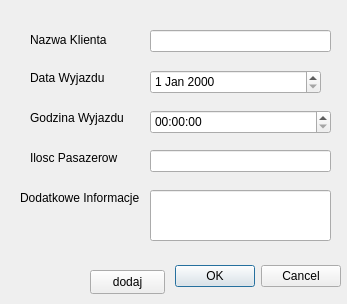
<?xml version="1.0" encoding="UTF-8"?>
<ui version="4.0">
 <class>Dialog</class>
 <widget class="QDialog" name="Dialog">
  <property name="geometry">
   <rect>
    <x>0</x>
    <y>0</y>
    <width>347</width>
    <height>304</height>
   </rect>
  </property>
  <property name="windowTitle">
   <string>Dodaj Trasę</string>
  </property>
  <widget class="QDialogButtonBox" name="okanulujguzik">
   <property name="geometry">
    <rect>
     <x>0</x>
     <y>260</y>
     <width>341</width>
     <height>32</height>
    </rect>
   </property>
   <property name="orientation">
    <enum>Qt::Orientation::Horizontal</enum>
   </property>
   <property name="standardButtons">
    <set>QDialogButtonBox::StandardButton::Cancel|QDialogButtonBox::StandardButton::Ok</set>
   </property>
  </widget>
  <widget class="QLineEdit" name="nazwaklientabox">
   <property name="geometry">
    <rect>
     <x>150</x>
     <y>30</y>
     <width>181</width>
     <height>22</height>
    </rect>
   </property>
  </widget>
  <widget class="QDateEdit" name="datawyjazdubox">
   <property name="geometry">
    <rect>
     <x>150</x>
     <y>70</y>
     <width>171</width>
     <height>24</height>
    </rect>
   </property>
  </widget>
  <widget class="QTimeEdit" name="godzinawyjazdubox">
   <property name="geometry">
    <rect>
     <x>150</x>
     <y>110</y>
     <width>181</width>
     <height>24</height>
    </rect>
   </property>
  </widget>
  <widget class="QLabel" name="label">
   <property name="geometry">
    <rect>
     <x>30</x>
     <y>30</y>
     <width>91</width>
     <height>21</height>
    </rect>
   </property>
   <property name="text">
    <string>Nazwa Klienta</string>
   </property>
   <property name="textFormat">
    <enum>Qt::TextFormat::RichText</enum>
   </property>
   <property name="scaledContents">
    <bool>false</bool>
   </property>
  </widget>
  <widget class="QLabel" name="label_2">
   <property name="geometry">
    <rect>
     <x>30</x>
     <y>70</y>
     <width>81</width>
     <height>16</height>
    </rect>
   </property>
   <property name="text">
    <string>Data Wyjazdu</string>
   </property>
  </widget>
  <widget class="QLabel" name="label_3">
   <property name="geometry">
    <rect>
     <x>30</x>
     <y>110</y>
     <width>111</width>
     <height>16</height>
    </rect>
   </property>
   <property name="text">
    <string>Godzina Wyjazdu</string>
   </property>
  </widget>
  <widget class="QLabel" name="label_4">
   <property name="geometry">
    <rect>
     <x>30</x>
     <y>150</y>
     <width>111</width>
     <height>16</height>
    </rect>
   </property>
   <property name="text">
    <string>Ilosc Pasazerow</string>
   </property>
  </widget>
  <widget class="QLineEdit" name="iloscpasazerowbox">
   <property name="geometry">
    <rect>
     <x>150</x>
     <y>150</y>
     <width>181</width>
     <height>22</height>
    </rect>
   </property>
  </widget>
  <widget class="QLineEdit" name="dodinfobox">
   <property name="geometry">
    <rect>
     <x>150</x>
     <y>190</y>
     <width>181</width>
     <height>51</height>
    </rect>
   </property>
  </widget>
  <widget class="QLabel" name="label_5">
   <property name="geometry">
    <rect>
     <x>20</x>
     <y>190</y>
     <width>131</width>
     <height>16</height>
    </rect>
   </property>
   <property name="text">
    <string>Dodatkowe Informacje </string>
   </property>
  </widget>
  <widget class="QPushButton" name="dodajguzik">
   <property name="geometry">
    <rect>
     <x>90</x>
     <y>270</y>
     <width>75</width>
     <height>24</height>
    </rect>
   </property>
   <property name="text">
    <string>dodaj</string>
   </property>
  </widget>
 </widget>
 <resources/>
 <connections>
  <connection>
   <sender>okanulujguzik</sender>
   <signal>accepted()</signal>
   <receiver>Dialog</receiver>
   <slot>accept()</slot>
   <hints>
    <hint type="sourcelabel">
     <x>248</x>
     <y>254</y>
    </hint>
    <hint type="destinationlabel">
     <x>157</x>
     <y>274</y>
    </hint>
   </hints>
  </connection>
  <connection>
   <sender>okanulujguzik</sender>
   <signal>rejected()</signal>
   <receiver>Dialog</receiver>
   <slot>reject()</slot>
   <hints>
    <hint type="sourcelabel">
     <x>316</x>
     <y>260</y>
    </hint>
    <hint type="destinationlabel">
     <x>286</x>
     <y>274</y>
    </hint>
   </hints>
  </connection>
 </connections>
</ui>
